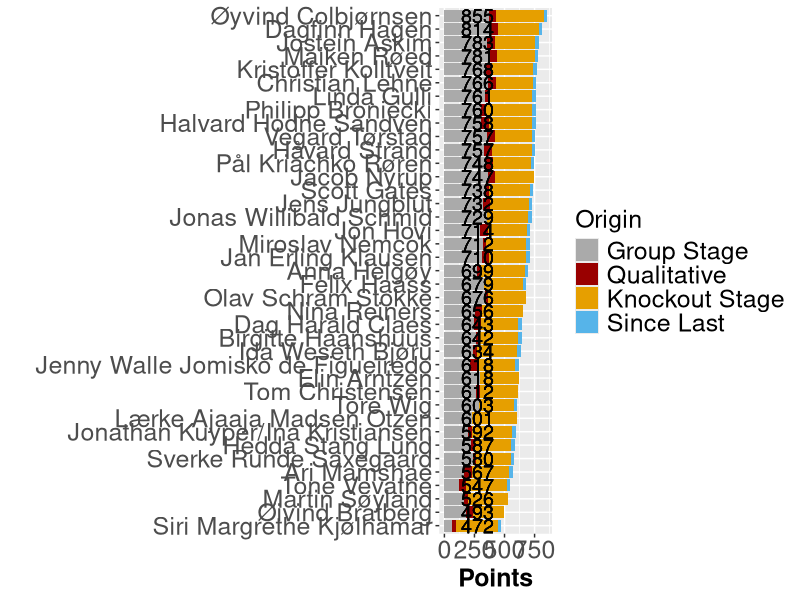

The R script that drew this image:
## ---- chunk 1

library(tidyverse)
library(igraph)
library(readxl)
library(knitr)

knitr::opts_chunk$set(out.width = "100%")

## ---- chunk 2

invisible(Sys.setlocale())
poeng_prev <- tbl_df(read.csv("details37.csv", sep=";", header = FALSE, encoding = "utf-8"))
poeng_prev$total_prev <- poeng_prev$V2 + poeng_prev$V3 + poeng_prev$V4
poeng_prev <- poeng_prev %>% select(V1, total_prev)

poeng <- tbl_df(read.csv("details38.csv", sep=";", header = FALSE))

poeng$total <- poeng$V2 + poeng$V3 + poeng$V4

poeng <- inner_join(poeng, poeng_prev, by="V1")
poeng$diff <- poeng$total - poeng$total_prev

poeng <- rename(poeng, V35 = V4)
poeng <- rename(poeng, V34 = V3)
poeng <- rename(poeng, V36 = V2)
poeng$V34 <-poeng$V34 - poeng$diff


long_pong <- poeng %>% select(V1, V34, V35, V36, total, diff)  %>% gather(key = V, -V1, -total, value = poeng) %>% arrange(V)

invisible(Sys.setlocale())
ggplot(data = long_pong, aes(x = reorder(V1, total), y=poeng, fill = V)) + 
  geom_bar(stat = "identity") +
  coord_flip() +
  geom_text(aes(V1, 0, label = total), hjust = -0.50, size = 5) +
  ylab("Points") +
  xlab(" ") +
  scale_fill_manual(values=c("#AAAAAA", "#990000", "#E69F00", "#56B4E9"), 
                    name="Origin",
                    breaks=c("V36", "V35", "V34", "diff"),
                    labels=c("Group Stage", "Qualitative", "Knockout Stage", "Since Last")) +
  theme(axis.text=element_text(size=18), axis.title=element_text(size=18,face="bold")) +
  theme(legend.title=element_text(size=18), 
    legend.text=element_text(size=18))

